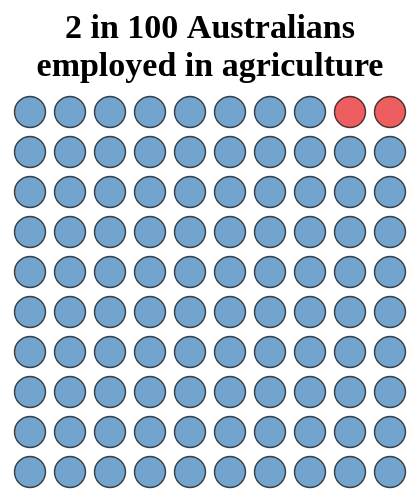

Describe this chart as a Vega-Lite specification.
### Vega-Lite specification from a JSON file in a GitHub repository (floating-point values rounded to 4 significant figures)
{"$schema": "https://vega.github.io/schema/vega-lite/v5.json", "title": {"text": ["2 in 100 Australians", "employed in agriculture"], "align": "center", "font": "Tahoma", "fontSize": 17}, "background": null, "config": {"view": {"stroke": "transparent"}}, "data": {"values": [{"employment": "agriculture"}, {"employment": "other"}, {"employment": "other"}, {"employment": "other"}, {"employment": "other"}, {"employment": "other"}, {"employment": "other"}, {"employment": "other"}, {"employment": "other"}, {"employment": "other"}, {"employment": "other"}, {"employment": "other"}, {"employment": "other"}, {"employment": "other"}, {"employment": "other"}, {"employment": "other"}, {"employment": "other"}, {"employment": "other"}, {"employment": "other"}, {"employment": "other"}, {"employment": "other"}, {"employment": "other"}, {"employment": "other"}, {"employment": "other"}, {"employment": "other"}, {"employment": "other"}, {"employment": "other"}, {"employment": "other"}, {"employment": "other"}, {"employment": "other"}, {"employment": "other"}, {"employment": "other"}, {"employment": "other"}, {"employment": "other"}, {"employment": "other"}, {"employment": "other"}, {"employment": "other"}, {"employment": "other"}, {"employment": "other"}, {"employment": "other"}, {"employment": "other"}, {"employment": "other"}, {"employment": "other"}, {"employment": "other"}, {"employment": "other"}, {"employment": "other"}, {"employment": "other"}, {"employment": "other"}, {"employment": "other"}, {"employment": "other"}]}, "transform": [{"joinaggregate": [{"op": "count", "field": "employment", "as": "TotalOrigin"}]}, {"joinaggregate": [{"op": "count", "field": "employment", "as": "TotalOriginGrouped"}], "groupby": ["employment"]}, {"calculate": "round(datum.TotalOriginGrouped/datum.TotalOrigin * 100)", "as": "PercentOfTotal"}, {"aggregate": [{"op": "min", "field": "PercentOfTotal", "as": "P"}], "groupby": ["employment"]}, {"calculate": "sequence(1,datum.P+1)", "as": "S"}, {"flatten": ["S"]}, {"window": [{"op": "row_number", "as": "id"}], "sort": [{"field": "employment", "order": "descending"}]}, {"calculate": "ceil (datum.id / 10)", "as": "row"}, {"calculate": "datum.id - datum.row * 10", "as": "col"}], "mark": {"type": "circle", "filled": true, "tooltip": true, "stroke": "black", "strokeWidth": 0.7}, "encoding": {"x": {"field": "col", "type": "ordinal", "axis": null}, "y": {"field": "row", "type": "ordinal", "axis": null, "sort": "-y"}, "color": {"field": "employment", "type": "nominal", "scale": {"scheme": "set1"}, "legend": null}, "size": {"value": 241}, "tooltip": [{"field": "employment", "type": "nominal"}]}}
